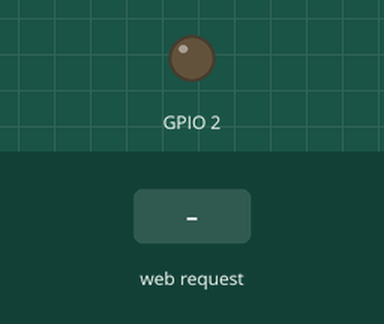
This sketch was run on a simulated ESP32. Shown: output pins drawn as LEDs (lit = HIGH). The test bench sets the inputs (shaded band). WiFi joins after 1.5 s; servers stay silent unless stated; what the sketch prints to the serial monitor is not drawn.

Above: at 2.8 s.
2.9 s: HTTP request GET /ledon received
At 3.8 s:
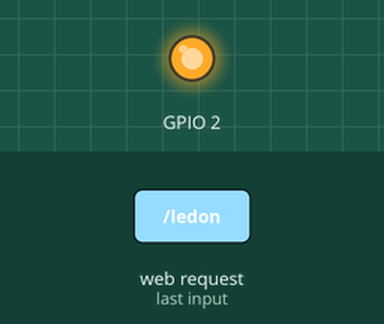
4.4 s: HTTP request GET /ledoff received
At 4.9 s:
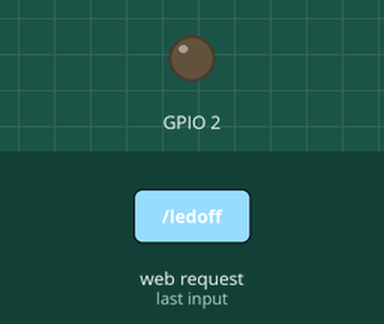
Timing chart, 0 to 7.4 s (numbered marks = the images above; inputs shaded):
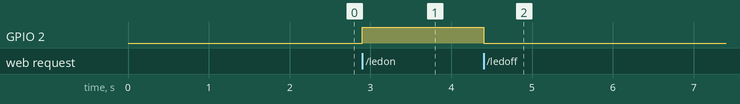

Measured:
- after the input at 2.9 s, GPIO 2: LOW → HIGH at once
- after the input at 4.4 s, GPIO 2: HIGH → LOW at once

The sketch:

ESP32WebServer.ino
```cpp
#define LED_ON  1
#define LED_OFF 0

#include <WiFi.h>
#include <WebServer.h>
#include <HTTPClient.h>

void onHandle();
void offHandle();
void rootHandle();
String sendHTML(bool);

const char* ssid = "DIAMOND ELECTRIC VN";
const char* password = "devietnam@2019#";
WebServer server(80);

bool ledStatus = LED_OFF;

void setup()
{
  pinMode(2, OUTPUT);
  Serial.begin(115200);
  WiFi.begin(ssid, password);
  while (WiFi.status() != WL_CONNECTED)
  {
    Serial.println("wait for connecting...");
    delay(200);
  }
  Serial.println("Connected");
  Serial.println(WiFi.localIP());


  server.on("/ledon", onHandle);
  server.on("/ledoff", offHandle);
  server.on("/", rootHandle);
  server.begin();
}

String sendHTML(bool ledstat)
{
  String ptr = "<!DOCTYPE html> <html>\n";
  ptr += "<head><meta name=\"viewport\" content=\"width=device-width, initial-scale=1.0, user-scalable=no\">\n";
  ptr += "<title>LED Control</title>\n";
  ptr += "<style>html { font-family: Helvetica; display: inline-block; margin: 0px auto; text-align: center;}\n";
  ptr += "body{margin-top: 50px;} h1 {color: #444444;margin: 50px auto 30px;} h3 {color: #444444;margin-bottom: 50px;}\n";
  ptr += ".button {display: block;width: 80px;background-color: #3498db;border: none;color: white;padding: 13px 30px;text-decoration: none;font-size: 25px;margin: 0px auto 35px;cursor: pointer;border-radius: 4px;}\n";
  ptr += ".button-on {background-color: #3498db;}\n";
  ptr += ".button-on:active {background-color: #2980b9;}\n";
  ptr += ".button-off {background-color: #34495e;}\n";
  ptr += ".button-off:active {background-color: #2c3e50;}\n";
  ptr += "p {font-size: 14px;color: #888;margin-bottom: 10px;}\n";
  ptr += "</style>\n";
  ptr += "</head>\n";
  ptr += "<body>\n";
  ptr += "<h1>ESP32 Web Server</h1>\n";
  if (ledstat)
  {
    ptr += "<p>LED1 Status: ON</p><a class=\"button button-off\" href=\"/ledoff\">OFF</a>\n";
  }
  else
  {
    ptr += "<p>LED1 Status: OFF</p><a class=\"button button-on\" href=\"/ledon\">ON</a>\n";
  }
  ptr += "</body>\n";
  ptr += "</html>\n";
  return ptr;
}


void onHandle()
{
  ledStatus = LED_ON;
  digitalWrite(2, ledStatus);
  server.send(200, "text/html", sendHTML(ledStatus));
}

void offHandle()
{
  ledStatus = LED_OFF;
  digitalWrite(2, ledStatus);
  server.send(200, "text/html", sendHTML(ledStatus));
}

void rootHandle()
{
  server.send(200, "text/html", sendHTML(ledStatus));
}

void loop()
{
  server.handleClient();
}
```
